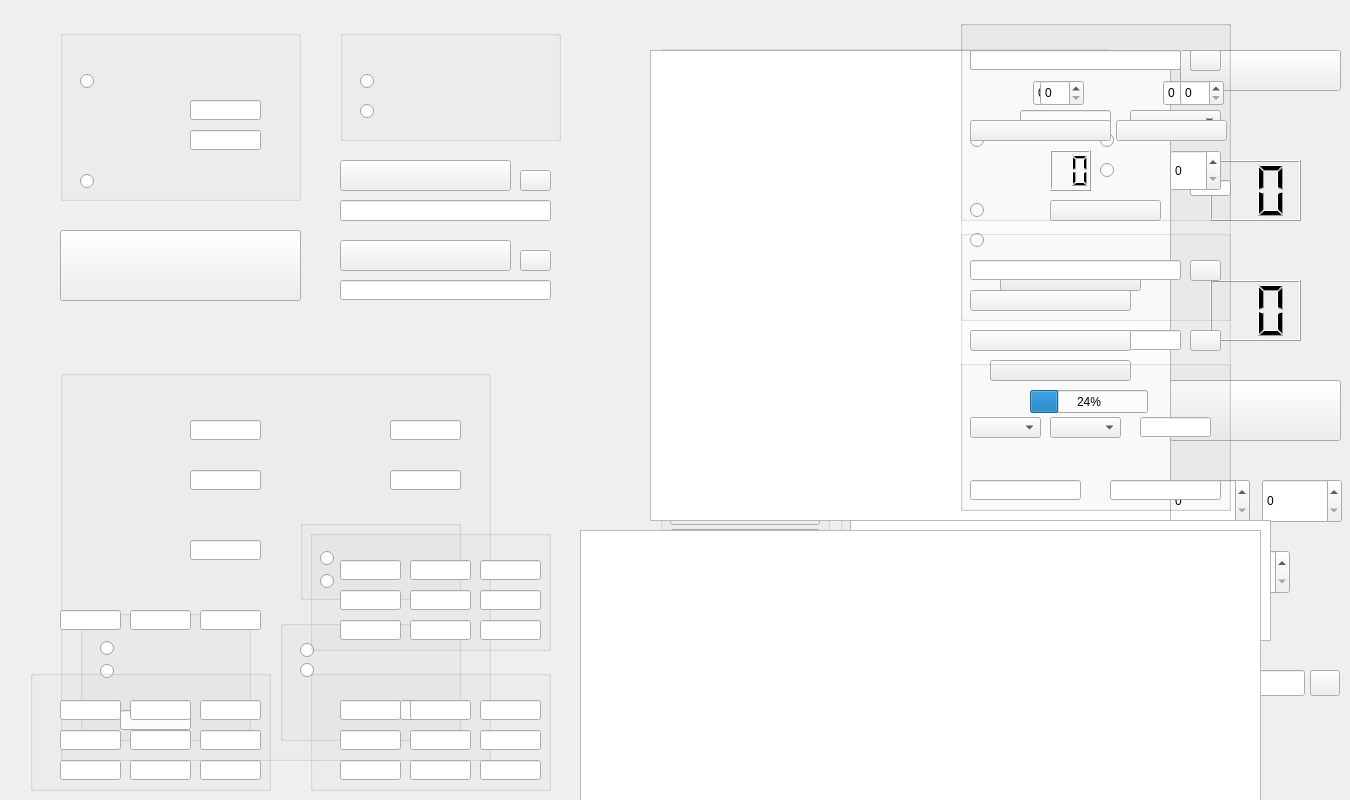
<?xml version="1.0" encoding="UTF-8"?>
<ui version="4.0">
  <class>Form</class>
<widget class="QWidget" name="Form">
  <property name="geometry"><rect><x>0</x><y>0</y><width>1350</width><height>800</height></rect></property>
  <widget class="QWidget" name="datos">
    <property name="minimumSize"><size><width>1350</width><height>800</height></size></property>
    <widget class="QFrame" name="frame_3">
      <property name="geometry"><rect><x>-1</x><y>430</y><width>631</width><height>381</height></rect></property>
      <widget class="QWidget" name="verticalLayoutWidget_2">
        <property name="geometry"><rect><x>10</x><y>30</y><width>611</width><height>351</height></rect></property>
        <layout class="QVBoxLayout" name="mpl_2"/>
      </widget>
    </widget>
    <widget class="QLabel" name="label_4">
      <property name="geometry"><rect><x>240</x><y>424</y><width>171</width><height>31</height></rect></property>
    </widget>
    <widget class="QLabel" name="label_3">
      <property name="geometry"><rect><x>240</x><y>10</y><width>141</width><height>31</height></rect></property>
    </widget>
    <widget class="QFrame" name="frame_2">
      <property name="geometry"><rect><x>0</x><y>10</y><width>631</width><height>401</height></rect></property>
      <widget class="QWidget" name="verticalLayoutWidget">
        <property name="geometry"><rect><x>10</x><y>30</y><width>611</width><height>371</height></rect></property>
        <layout class="QVBoxLayout" name="mpl_1"/>
      </widget>
    </widget>
    <widget class="QLabel" name="label">
      <property name="geometry"><rect><x>650</x><y>10</y><width>401</width><height>21</height></rect></property>
    </widget>
    <widget class="QFrame" name="frame_4">
      <property name="geometry"><rect><x>650</x><y>45</y><width>470</width><height>745</height></rect></property>
      <property name="minimumSize"><size><width>0</width><height>0</height></size></property>
      <property name="maximumSize"><size><width>470</width><height>745</height></size></property>
      <widget class="QGroupBox" name="groupBox_61">
        <property name="geometry"><rect><x>10</x><y>0</y><width>450</width><height>65</height></rect></property>
        <widget class="QLabel" name="label_169">
          <property name="geometry"><rect><x>15</x><y>25</y><width>95</width><height>20</height></rect></property>
        </widget>
        <widget class="QLineEdit" name="load_path_18">
          <property name="geometry"><rect><x>115</x><y>23</y><width>170</width><height>24</height></rect></property>
        </widget>
        <widget class="QPushButton" name="CONEXION_1">
          <property name="geometry"><rect><x>324</x><y>21</y><width>115</width><height>28</height></rect></property>
        </widget>
      </widget>
      <widget class="QTabWidget" name="tab_config">
        <property name="geometry"><rect><x>10</x><y>68</y><width>450</width><height>290</height></rect></property>
        <attribute name="title"><string>Modelo 2 Puntas (2P)</string></attribute>
        <widget class="QWidget" name="tab_2p">
          <widget class="QLabel" name="label_44">
            <property name="geometry"><rect><x>8</x><y>8</y><width>75</width><height>20</height></rect></property>
          </widget>
          <widget class="QLineEdit" name="f_inicial">
            <property name="geometry"><rect><x>88</x><y>6</y><width>95</width><height>24</height></rect></property>
          </widget>
          <widget class="QLabel" name="label_46">
            <property name="geometry"><rect><x>8</x><y>35</y><width>75</width><height>20</height></rect></property>
          </widget>
          <widget class="QLineEdit" name="f_final">
            <property name="geometry"><rect><x>88</x><y>33</y><width>95</width><height>24</height></rect></property>
          </widget>
          <widget class="QLabel" name="label_42">
            <property name="geometry"><rect><x>8</x><y>62</y><width>75</width><height>20</height></rect></property>
          </widget>
          <widget class="QLineEdit" name="n_puntos">
            <property name="geometry"><rect><x>88</x><y>60</y><width>95</width><height>24</height></rect></property>
          </widget>
          <widget class="QLabel" name="label_53">
            <property name="geometry"><rect><x>8</x><y>89</y><width>75</width><height>20</height></rect></property>
          </widget>
          <widget class="QLineEdit" name="vosc">
            <property name="geometry"><rect><x>88</x><y>87</y><width>95</width><height>24</height></rect></property>
          </widget>
          <widget class="QGroupBox" name="groupBox_shunt">
            <property name="geometry"><rect><x>5</x><y>114</y><width>190</width><height>130</height></rect></property>
            <widget class="QRadioButton" name="radioButton_autoshunt">
              <property name="geometry"><rect><x>8</x><y>18</y><width>170</width><height>20</height></rect></property>
            </widget>
            <widget class="QRadioButton" name="radioButton_shunt_fijo">
              <property name="geometry"><rect><x>8</x><y>38</y><width>170</width><height>20</height></rect></property>
            </widget>
            <widget class="QComboBox" name="comboBox_shunt_fijo">
              <property name="geometry"><rect><x>8</x><y>62</y><width>174</width><height>26</height></rect></property>
            </widget>
          </widget>
          <widget class="QLineEdit" name="shunt">
            <property name="visible"><bool>false</bool></property>
          </widget>
          <widget class="QGroupBox" name="groupBox">
            <property name="geometry"><rect><x>220</x><y>4</y><width>220</width><height>46</height></rect></property>
            <widget class="QRadioButton" name="radioButton_lineal">
              <property name="geometry"><rect><x>10</x><y>18</y><width>85</width><height>22</height></rect></property>
            </widget>
            <widget class="QRadioButton" name="radioButton_log">
              <property name="geometry"><rect><x>100</x><y>18</y><width>115</width><height>22</height></rect></property>
            </widget>
          </widget>
          <widget class="QGroupBox" name="groupBox_4">
            <property name="geometry"><rect><x>220</x><y>52</y><width>220</width><height>82</height></rect></property>
            <widget class="QRadioButton" name="radioButton_single">
              <property name="geometry"><rect><x>10</x><y>18</y><width>185</width><height>20</height></rect></property>
            </widget>
            <widget class="QRadioButton" name="radioButton_updown">
              <property name="geometry"><rect><x>10</x><y>38</y><width>185</width><height>20</height></rect></property>
            </widget>
            <widget class="QLabel" name="label_58">
              <property name="geometry"><rect><x>10</x><y>58</y><width>120</width><height>18</height></rect></property>
            </widget>
            <widget class="QLineEdit" name="n_ciclos">
              <property name="geometry"><rect><x>135</x><y>56</y><width>55</width><height>22</height></rect></property>
            </widget>
          </widget>
          <widget class="QGroupBox" name="groupBox_filtro">
            <property name="geometry"><rect><x>220</x><y>136</y><width>220</width><height>42</height></rect></property>
            <widget class="QRadioButton" name="radioButton_filtro_OFF">
              <property name="geometry"><rect><x>20</x><y>16</y><width>75</width><height>20</height></rect></property>
            </widget>
            <widget class="QRadioButton" name="radioButton_filtro_ON">
              <property name="geometry"><rect><x>110</x><y>16</y><width>75</width><height>20</height></rect></property>
            </widget>
          </widget>
          <widget class="QPushButton" name="CONFIGURAR">
            <property name="geometry"><rect><x>220</x><y>182</y><width>220</width><height>32</height></rect></property>
          </widget>
        </widget>
        <attribute name="title"><string>Modelo 4 Puntas (4P)</string></attribute>
        <widget class="QWidget" name="tab_4p">
          <widget class="QLabel" name="label_4p_info">
            <property name="geometry"><rect><x>20</x><y>40</y><width>380</width><height>80</height></rect></property>
          </widget>
        </widget>
      </widget>
      <widget class="QGroupBox" name="groupBox_2">
        <property name="geometry"><rect><x>10</x><y>366</y><width>170</width><height>250</height></rect></property>
        <widget class="QLabel" name="label_16">
          <property name="geometry"><rect><x>10</x><y>20</y><width>150</width><height>18</height></rect></property>
        </widget>
        <widget class="QComboBox" name="comboBox_trazaA">
          <property name="geometry"><rect><x>10</x><y>38</y><width>150</width><height>28</height></rect></property>
        </widget>
        <widget class="QLabel" name="label_17">
          <property name="geometry"><rect><x>10</x><y>68</y><width>150</width><height>18</height></rect></property>
        </widget>
        <widget class="QComboBox" name="comboBox_trazaB">
          <property name="geometry"><rect><x>10</x><y>86</y><width>150</width><height>28</height></rect></property>
        </widget>
        <widget class="QPushButton" name="REDRAW_MEASURE">
          <property name="geometry"><rect><x>10</x><y>118</y><width>150</width><height>46</height></rect></property>
        </widget>
        <widget class="QRadioButton" name="SMOOTH_ON">
          <property name="geometry"><rect><x>10</x><y>172</y><width>130</width><height>20</height></rect></property>
        </widget>
        <widget class="QRadioButton" name="SMOOTH_OFF">
          <property name="geometry"><rect><x>10</x><y>194</y><width>130</width><height>20</height></rect></property>
        </widget>
        <widget class="QLabel" name="label_60">
          <property name="geometry"><rect><x>10</x><y>218</y><width>100</width><height>20</height></rect></property>
        </widget>
        <widget class="QLineEdit" name="k_factor">
          <property name="geometry"><rect><x>112</x><y>217</y><width>45</width><height>22</height></rect></property>
        </widget>
      </widget>
      <widget class="QGroupBox" name="groupBox_18">
        <property name="geometry"><rect><x>190</x><y>366</y><width>270</width><height>142</height></rect></property>
        <widget class="QPushButton" name="LOAD_M">
          <property name="geometry"><rect><x>10</x><y>20</y><width>250</width><height>30</height></rect></property>
        </widget>
        <widget class="QLineEdit" name="load_path">
          <property name="geometry"><rect><x>10</x><y>53</y><width>225</width><height>26</height></rect></property>
        </widget>
        <widget class="QToolButton" name="toolButton_load">
          <property name="geometry"><rect><x>241</x><y>53</y><width>30</width><height>26</height></rect></property>
        </widget>
        <widget class="QPushButton" name="SAVE_M">
          <property name="geometry"><rect><x>10</x><y>82</y><width>250</width><height>30</height></rect></property>
        </widget>
        <widget class="QLineEdit" name="save_path">
          <property name="geometry"><rect><x>10</x><y>112</y><width>225</width><height>26</height></rect></property>
        </widget>
        <widget class="QToolButton" name="toolButton_save">
          <property name="geometry"><rect><x>241</x><y>112</y><width>30</width><height>26</height></rect></property>
        </widget>
      </widget>
      <widget class="QPushButton" name="MEDIR">
        <property name="geometry"><rect><x>190</x><y>522</y><width>270</width><height>44</height></rect></property>
      </widget>
      <widget class="QProgressBar" name="progressBar">
        <property name="geometry"><rect><x>190</x><y>574</y><width>270</width><height>24</height></rect></property>
        <property name="value"><number>0</number></property>
      </widget>
      <widget class="QTextBrowser" name="textBrowser">
        <property name="geometry"><rect><x>10</x><y>634</y><width>450</width><height>124</height></rect></property>
      </widget>
    </widget>
    <widget class="QPushButton" name="SAVE_cfg">
      <property name="geometry"><rect><x>1180</x><y>50</y><width>161</width><height>41</height></rect></property>
    </widget>
    <widget class="QLCDNumber" name="last_medida">
      <property name="geometry"><rect><x>1210</x><y>280</y><width>91</width><height>61</height></rect></property>
      <property name="digitCount"><number>2</number></property>
    </widget>
    <widget class="QLCDNumber" name="last_pollo">
      <property name="geometry"><rect><x>1210</x><y>160</y><width>91</width><height>61</height></rect></property>
      <property name="digitCount"><number>2</number></property>
    </widget>
    <widget class="QPushButton" name="SAVE_DB">
      <property name="geometry"><rect><x>1170</x><y>380</y><width>171</width><height>61</height></rect></property>
    </widget>
    <widget class="QLineEdit" name="load_path_db">
      <property name="geometry"><rect><x>1170</x><y>670</y><width>135</width><height>26</height></rect></property>
    </widget>
    <widget class="QToolButton" name="toolButton_load_db">
      <property name="geometry"><rect><x>1310</x><y>670</y><width>30</width><height>26</height></rect></property>
    </widget>
    <widget class="QSpinBox" name="spinBox_pollo_db">
      <property name="geometry"><rect><x>1170</x><y>479</y><width>80</width><height>44</height></rect></property>
    </widget>
    <widget class="QSpinBox" name="spinBox_medida_db">
      <property name="geometry"><rect><x>1262</x><y>479</y><width>80</width><height>44</height></rect></property>
      <property name="maximum"><number>19</number></property>
    </widget>
    <widget class="QLabel" name="label_36">
      <property name="geometry"><rect><x>1170</x><y>640</y><width>171</width><height>20</height></rect></property>
    </widget>
    <widget class="QLabel" name="label_37">
      <property name="geometry"><rect><x>1190</x><y>130</y><width>141</width><height>20</height></rect></property>
    </widget>
    <widget class="QLabel" name="label_38">
      <property name="geometry"><rect><x>1190</x><y>250</y><width>151</width><height>20</height></rect></property>
    </widget>
    <widget class="QLabel" name="label_39">
      <property name="geometry"><rect><x>1170</x><y>459</y><width>71</width><height>20</height></rect></property>
    </widget>
    <widget class="QLabel" name="label_40">
      <property name="geometry"><rect><x>1262</x><y>459</y><width>71</width><height>20</height></rect></property>
    </widget>
    <widget class="QSpinBox" name="spinBox_pollo_db_2">
      <property name="geometry"><rect><x>1210</x><y>550</y><width>80</width><height>44</height></rect></property>
      <property name="maximum"><number>99</number></property>
      <property name="minimum"><number>0</number></property>
    </widget>
    <widget class="QLabel" name="label_41">
      <property name="geometry"><rect><x>1210</x><y>530</y><width>81</width><height>20</height></rect></property>
    </widget>
  </widget>
  <widget class="QWidget" name="calibracion">
    <property name="minimumSize"><size><width>1260</width><height>800</height></size></property>
    <widget class="QPushButton" name="GO_CAL">
      <property name="geometry"><rect><x>60</x><y>230</y><width>241</width><height>71</height></rect></property>
    </widget>
    <widget class="QPushButton" name="SAVE_CAL">
      <property name="geometry"><rect><x>340</x><y>160</y><width>171</width><height>31</height></rect></property>
    </widget>
    <widget class="QGroupBox" name="groupBox_5">
      <property name="geometry"><rect><x>60</x><y>30</y><width>241</width><height>171</height></rect></property>
      <widget class="QRadioButton" name="radioButton_config_cal_2">
        <property name="geometry"><rect><x>20</x><y>140</y><width>161</width><height>23</height></rect></property>
      </widget>
      <widget class="QRadioButton" name="radioButton_config_cal_1">
        <property name="geometry"><rect><x>20</x><y>40</y><width>201</width><height>23</height></rect></property>
      </widget>
      <widget class="QLabel" name="label_18">
        <property name="geometry"><rect><x>40</x><y>70</y><width>91</width><height>20</height></rect></property>
      </widget>
      <widget class="QLineEdit" name="c_load">
        <property name="geometry"><rect><x>130</x><y>70</y><width>71</width><height>20</height></rect></property>
      </widget>
      <widget class="QLabel" name="label_19">
        <property name="geometry"><rect><x>40</x><y>100</y><width>81</width><height>20</height></rect></property>
      </widget>
      <widget class="QLineEdit" name="g_load">
        <property name="geometry"><rect><x>130</x><y>100</y><width>71</width><height>20</height></rect></property>
      </widget>
    </widget>
    <widget class="QGroupBox" name="groupBox_6">
      <property name="geometry"><rect><x>340</x><y>30</y><width>221</width><height>111</height></rect></property>
      <widget class="QRadioButton" name="radioButton_pto_cal_usuario">
        <property name="geometry"><rect><x>20</x><y>70</y><width>161</width><height>23</height></rect></property>
      </widget>
      <widget class="QRadioButton" name="radioButton_pto_cal_medidor">
        <property name="geometry"><rect><x>20</x><y>40</y><width>131</width><height>23</height></rect></property>
      </widget>
    </widget>
    <widget class="QPushButton" name="LOAD_CAL">
      <property name="geometry"><rect><x>340</x><y>240</y><width>171</width><height>31</height></rect></property>
    </widget>
    <widget class="QToolButton" name="toolButton_load_2">
      <property name="geometry"><rect><x>520</x><y>250</y><width>31</width><height>21</height></rect></property>
    </widget>
    <widget class="QLineEdit" name="load_path_2">
      <property name="geometry"><rect><x>340</x><y>280</y><width>211</width><height>20</height></rect></property>
    </widget>
    <widget class="QLineEdit" name="save_path_2">
      <property name="geometry"><rect><x>340</x><y>200</y><width>211</width><height>21</height></rect></property>
    </widget>
    <widget class="QToolButton" name="toolButton_save_2">
      <property name="geometry"><rect><x>520</x><y>170</y><width>31</width><height>21</height></rect></property>
    </widget>
    <widget class="QTextBrowser" name="textBrowser_2">
      <property name="geometry"><rect><x>650</x><y>50</y><width>521</width><height>471</height></rect></property>
    </widget>
    <widget class="QGroupBox" name="groupBox_14">
      <property name="geometry"><rect><x>60</x><y>370</y><width>431</width><height>391</height></rect></property>
      <widget class="QLineEdit" name="f_inicial_2">
        <property name="geometry"><rect><x>130</x><y>50</y><width>71</width><height>20</height></rect></property>
      </widget>
      <widget class="QLineEdit" name="n_puntos_2">
        <property name="geometry"><rect><x>130</x><y>100</y><width>71</width><height>20</height></rect></property>
      </widget>
      <widget class="QLabel" name="label_45">
        <property name="geometry"><rect><x>20</x><y>90</y><width>101</width><height>20</height></rect></property>
      </widget>
      <widget class="QLabel" name="label_47">
        <property name="geometry"><rect><x>20</x><y>50</y><width>101</width><height>16</height></rect></property>
      </widget>
      <widget class="QLabel" name="label_48">
        <property name="geometry"><rect><x>240</x><y>50</y><width>91</width><height>16</height></rect></property>
      </widget>
      <widget class="QLineEdit" name="f_final_2">
        <property name="geometry"><rect><x>330</x><y>50</y><width>71</width><height>20</height></rect></property>
      </widget>
      <widget class="QLabel" name="label_49">
        <property name="geometry"><rect><x>240</x><y>90</y><width>101</width><height>20</height></rect></property>
      </widget>
      <widget class="QLineEdit" name="shunt_2">
        <property name="geometry"><rect><x>330</x><y>100</y><width>71</width><height>20</height></rect></property>
      </widget>
      <widget class="QLabel" name="label_54">
        <property name="geometry"><rect><x>40</x><y>110</y><width>101</width><height>20</height></rect></property>
      </widget>
      <widget class="QLabel" name="label_55">
        <property name="geometry"><rect><x>260</x><y>110</y><width>41</width><height>20</height></rect></property>
      </widget>
      <widget class="QLabel" name="label_56">
        <property name="geometry"><rect><x>40</x><y>184</y><width>101</width><height>20</height></rect></property>
      </widget>
      <widget class="QLabel" name="label_57">
        <property name="geometry"><rect><x>20</x><y>164</y><width>101</width><height>20</height></rect></property>
      </widget>
      <widget class="QLineEdit" name="vosc_2">
        <property name="geometry"><rect><x>130</x><y>170</y><width>71</width><height>20</height></rect></property>
      </widget>
      <widget class="QGroupBox" name="groupBox_8">
        <property name="geometry"><rect><x>240</x><y>150</y><width>161</width><height>80</height></rect></property>
        <widget class="QRadioButton" name="radioButton_lineal_2">
          <property name="geometry"><rect><x>20</x><y>27</y><width>111</width><height>23</height></rect></property>
        </widget>
        <widget class="QRadioButton" name="radioButton_log_2">
          <property name="geometry"><rect><x>20</x><y>50</y><width>111</width><height>23</height></rect></property>
        </widget>
      </widget>
      <widget class="QGroupBox" name="groupBox_9">
        <property name="geometry"><rect><x>20</x><y>240</y><width>171</width><height>131</height></rect></property>
        <widget class="QRadioButton" name="radioButton_DC_OFF_2">
          <property name="geometry"><rect><x>20</x><y>50</y><width>111</width><height>23</height></rect></property>
        </widget>
        <widget class="QRadioButton" name="radioButton_DC_ON_2">
          <property name="geometry"><rect><x>20</x><y>27</y><width>111</width><height>23</height></rect></property>
        </widget>
        <widget class="QLabel" name="label_21">
          <property name="geometry"><rect><x>10</x><y>76</y><width>141</width><height>20</height></rect></property>
        </widget>
        <widget class="QLineEdit" name="nivel_DC_2">
          <property name="geometry"><rect><x>40</x><y>100</y><width>71</width><height>20</height></rect></property>
        </widget>
      </widget>
      <widget class="QGroupBox" name="groupBox_7">
        <property name="geometry"><rect><x>220</x><y>250</y><width>181</width><height>121</height></rect></property>
        <widget class="QRadioButton" name="radioButton_Corre_2">
          <property name="geometry"><rect><x>20</x><y>20</y><width>111</width><height>21</height></rect></property>
        </widget>
        <widget class="QRadioButton" name="radioButton_F_Corre_2">
          <property name="geometry"><rect><x>20</x><y>40</y><width>151</width><height>21</height></rect></property>
        </widget>
        <widget class="QLabel" name="label_59">
          <property name="geometry"><rect><x>0</x><y>80</y><width>121</width><height>16</height></rect></property>
        </widget>
        <widget class="QLineEdit" name="n_ciclos_2">
          <property name="geometry"><rect><x>120</x><y>80</y><width>41</width><height>20</height></rect></property>
        </widget>
      </widget>
    </widget>
  </widget>
  <widget class="QWidget" name="analisis">
    <property name="minimumSize"><size><width>1260</width><height>800</height></size></property>
    <widget class="QFrame" name="frame_14">
      <property name="geometry"><rect><x>20</x><y>20</y><width>1261</width><height>511</height></rect></property>
      <widget class="QWidget" name="verticalLayoutWidget_11">
        <property name="geometry"><rect><x>0</x><y>10</y><width>921</width><height>481</height></rect></property>
        <layout class="QVBoxLayout" name="mpl_4"/>
      </widget>
      <widget class="QGroupBox" name="groupBox_60">
        <property name="geometry"><rect><x>940</x><y>0</y><width>271</width><height>491</height></rect></property>
        <widget class="QLineEdit" name="load_path_17">
          <property name="geometry"><rect><x>10</x><y>30</y><width>211</width><height>20</height></rect></property>
        </widget>
        <widget class="QToolButton" name="toolButton_load_17">
          <property name="geometry"><rect><x>230</x><y>30</y><width>31</width><height>21</height></rect></property>
        </widget>
        <widget class="QSpinBox" name="spinBox_pollo_6">
          <property name="geometry"><rect><x>73</x><y>60</y><width>51</width><height>26</height></rect></property>
          <property name="maximum"><number>9999</number></property>
        </widget>
        <widget class="QLabel" name="label_167">
          <property name="geometry"><rect><x>10</x><y>60</y><width>67</width><height>21</height></rect></property>
        </widget>
        <widget class="QLabel" name="label_168">
          <property name="geometry"><rect><x>150</x><y>60</y><width>67</width><height>17</height></rect></property>
        </widget>
        <widget class="QSpinBox" name="spinBox_medida_6">
          <property name="geometry"><rect><x>203</x><y>60</y><width>61</width><height>26</height></rect></property>
          <property name="maximum"><number>9999</number></property>
        </widget>
        <widget class="QPushButton" name="VER_ANALISIS">
          <property name="geometry"><rect><x>40</x><y>250</y><width>141</width><height>21</height></rect></property>
        </widget>
        <widget class="QComboBox" name="comboBox_trazaA_4">
          <property name="geometry"><rect><x>170</x><y>90</y><width>91</width><height>21</height></rect></property>
        </widget>
        <widget class="QRadioButton" name="radioButton_tipoanalisis_3">
          <property name="geometry"><rect><x>10</x><y>180</y><width>95</width><height>20</height></rect></property>
        </widget>
        <widget class="QRadioButton" name="SMOOTH_ON_2">
          <property name="geometry"><rect><x>140</x><y>140</y><width>111</width><height>20</height></rect></property>
        </widget>
        <widget class="QRadioButton" name="SMOOTH_OFF_2">
          <property name="geometry"><rect><x>140</x><y>180</y><width>111</width><height>20</height></rect></property>
        </widget>
        <widget class="QLabel" name="label_61">
          <property name="geometry"><rect><x>140</x><y>160</y><width>121</width><height>16</height></rect></property>
        </widget>
        <widget class="QLineEdit" name="k_factor_2">
          <property name="geometry"><rect><x>230</x><y>160</y><width>41</width><height>16</height></rect></property>
        </widget>
        <widget class="QPushButton" name="GUARDAR_EXCEL">
          <property name="geometry"><rect><x>30</x><y>340</y><width>141</width><height>21</height></rect></property>
        </widget>
        <widget class="QLineEdit" name="save_path_19">
          <property name="geometry"><rect><x>10</x><y>310</y><width>211</width><height>20</height></rect></property>
        </widget>
        <widget class="QToolButton" name="toolButton_load_18">
          <property name="geometry"><rect><x>230</x><y>310</y><width>31</width><height>21</height></rect></property>
        </widget>
        <widget class="QProgressBar" name="progressBar_2">
          <property name="geometry"><rect><x>70</x><y>370</y><width>118</width><height>23</height></rect></property>
          <property name="value"><number>24</number></property>
        </widget>
        <widget class="QLineEdit" name="load_path_19">
          <property name="geometry"><rect><x>60</x><y>90</y><width>91</width><height>20</height></rect></property>
        </widget>
        <widget class="QLabel" name="label_170">
          <property name="geometry"><rect><x>10</x><y>90</y><width>67</width><height>21</height></rect></property>
        </widget>
        <widget class="QRadioButton" name="RANGO_MEDIDA">
          <property name="geometry"><rect><x>140</x><y>110</y><width>111</width><height>20</height></rect></property>
        </widget>
        <widget class="QRadioButton" name="RANGO_OBJETO">
          <property name="geometry"><rect><x>10</x><y>110</y><width>111</width><height>20</height></rect></property>
        </widget>
        <widget class="QRadioButton" name="radioButton_tipoanalisis_4">
          <property name="geometry"><rect><x>10</x><y>210</y><width>141</width><height>20</height></rect></property>
        </widget>
      </widget>
    </widget>
    <widget class="QTextBrowser" name="textBrowser_4">
      <property name="geometry"><rect><x>850</x><y>520</y><width>421</width><height>121</height></rect></property>
    </widget>
    <widget class="QLabel" name="label_161">
      <property name="geometry"><rect><x>370</x><y>0</y><width>191</width><height>31</height></rect></property>
    </widget>
  </widget>
  <widget class="QWidget" name="fit">
    <property name="minimumSize"><size><width>1260</width><height>800</height></size></property>
    <widget class="QFrame" name="frame_5">
      <property name="geometry"><rect><x>0</x><y>10</y><width>1261</width><height>511</height></rect></property>
      <widget class="QWidget" name="verticalLayoutWidget_3">
        <property name="geometry"><rect><x>10</x><y>20</y><width>921</width><height>481</height></rect></property>
        <layout class="QVBoxLayout" name="mpl_3"/>
      </widget>
      <widget class="QLabel" name="label_5">
        <property name="geometry"><rect><x>310</x><y>0</y><width>191</width><height>31</height></rect></property>
      </widget>
      <widget class="QPushButton" name="AJUSTA">
        <property name="geometry"><rect><x>970</x><y>320</y><width>161</width><height>21</height></rect></property>
      </widget>
      <widget class="QGroupBox" name="groupBox_16">
        <property name="geometry"><rect><x>960</x><y>350</y><width>271</width><height>151</height></rect></property>
        <widget class="QComboBox" name="comboBox_mag_fit">
          <property name="geometry"><rect><x>10</x><y>57</y><width>71</width><height>21</height></rect></property>
        </widget>
        <widget class="QLineEdit" name="n_func">
          <property name="geometry"><rect><x>180</x><y>57</y><width>71</width><height>20</height></rect></property>
        </widget>
        <widget class="QLabel" name="label_35">
          <property name="geometry"><rect><x>90</x><y>30</y><width>111</width><height>21</height></rect></property>
        </widget>
        <widget class="QLabel" name="label_31">
          <property name="geometry"><rect><x>170</x><y>29</y><width>101</width><height>20</height></rect></property>
        </widget>
        <widget class="QLabel" name="label_22">
          <property name="geometry"><rect><x>10</x><y>30</y><width>111</width><height>20</height></rect></property>
        </widget>
        <widget class="QComboBox" name="comboBox_fit_alg">
          <property name="geometry"><rect><x>90</x><y>57</y><width>71</width><height>21</height></rect></property>
        </widget>
        <widget class="QLabel" name="label_27">
          <property name="geometry"><rect><x>10</x><y>90</y><width>191</width><height>21</height></rect></property>
        </widget>
        <widget class="QLineEdit" name="f_high">
          <property name="geometry"><rect><x>150</x><y>120</y><width>111</width><height>20</height></rect></property>
        </widget>
        <widget class="QLineEdit" name="f_low">
          <property name="geometry"><rect><x>10</x><y>120</y><width>111</width><height>20</height></rect></property>
        </widget>
      </widget>
      <widget class="QLabel" name="label_7">
        <property name="geometry"><rect><x>970</x><y>440</y><width>251</width><height>51</height></rect></property>
      </widget>
      <widget class="QGroupBox" name="groupBox_10">
        <property name="geometry"><rect><x>960</x><y>220</y><width>271</width><height>91</height></rect></property>
        <widget class="QLineEdit" name="load_path_3">
          <property name="geometry"><rect><x>10</x><y>30</y><width>211</width><height>20</height></rect></property>
        </widget>
        <widget class="QPushButton" name="LOAD_fit_data">
          <property name="geometry"><rect><x>10</x><y>60</y><width>161</width><height>21</height></rect></property>
        </widget>
        <widget class="QToolButton" name="toolButton_load_3">
          <property name="geometry"><rect><x>230</x><y>30</y><width>31</width><height>21</height></rect></property>
        </widget>
      </widget>
      <widget class="QGroupBox" name="groupBox_17">
        <property name="geometry"><rect><x>960</x><y>10</y><width>271</width><height>201</height></rect></property>
        <widget class="QLineEdit" name="load_path_4">
          <property name="geometry"><rect><x>10</x><y>30</y><width>211</width><height>20</height></rect></property>
        </widget>
        <widget class="QToolButton" name="toolButton_load_4">
          <property name="geometry"><rect><x>230</x><y>30</y><width>31</width><height>21</height></rect></property>
        </widget>
        <widget class="QSpinBox" name="spinBox_pollo">
          <property name="geometry"><rect><x>80</x><y>60</y><width>44</width><height>26</height></rect></property>
        </widget>
        <widget class="QLabel" name="label_8">
          <property name="geometry"><rect><x>20</x><y>60</y><width>67</width><height>17</height></rect></property>
        </widget>
        <widget class="QLabel" name="label_9">
          <property name="geometry"><rect><x>150</x><y>60</y><width>67</width><height>17</height></rect></property>
        </widget>
        <widget class="QSpinBox" name="spinBox_medida">
          <property name="geometry"><rect><x>220</x><y>60</y><width>44</width><height>26</height></rect></property>
        </widget>
        <widget class="QPushButton" name="LOAD_fit_data_2">
          <property name="geometry"><rect><x>10</x><y>100</y><width>141</width><height>21</height></rect></property>
        </widget>
        <widget class="QPushButton" name="SAVE_fit">
          <property name="geometry"><rect><x>156</x><y>100</y><width>111</width><height>21</height></rect></property>
        </widget>
        <widget class="QPushButton" name="SAVE_fit_2">
          <property name="geometry"><rect><x>90</x><y>180</y><width>111</width><height>21</height></rect></property>
        </widget>
        <widget class="QSpinBox" name="spinBox_pollo_db_3">
          <property name="geometry"><rect><x>210</x><y>130</y><width>51</width><height>41</height></rect></property>
          <property name="maximum"><number>99</number></property>
          <property name="minimum"><number>0</number></property>
        </widget>
        <widget class="QLabel" name="label_64">
          <property name="geometry"><rect><x>150</x><y>130</y><width>61</width><height>31</height></rect></property>
        </widget>
        <widget class="QLabel" name="label_63">
          <property name="geometry"><rect><x>20</x><y>150</y><width>61</width><height>31</height></rect></property>
        </widget>
        <widget class="QLabel" name="label_65">
          <property name="geometry"><rect><x>150</x><y>150</y><width>61</width><height>31</height></rect></property>
        </widget>
      </widget>
      <widget class="QLCDNumber" name="last_medida_2">
        <property name="geometry"><rect><x>1050</x><y>140</y><width>41</width><height>41</height></rect></property>
        <property name="digitCount"><number>2</number></property>
      </widget>
    </widget>
    <widget class="QGroupBox" name="groupBox_11">
      <property name="geometry"><rect><x>30</x><y>670</y><width>241</width><height>121</height></rect></property>
      <widget class="QLabel" name="label_24">
        <property name="geometry"><rect><x>10</x><y>30</y><width>31</width><height>20</height></rect></property>
      </widget>
      <widget class="QLineEdit" name="param_B1">
        <property name="geometry"><rect><x>100</x><y>30</y><width>61</width><height>20</height></rect></property>
      </widget>
      <widget class="QLabel" name="label_25">
        <property name="geometry"><rect><x>10</x><y>60</y><width>31</width><height>20</height></rect></property>
      </widget>
      <widget class="QLineEdit" name="param_C1">
        <property name="geometry"><rect><x>100</x><y>60</y><width>61</width><height>20</height></rect></property>
      </widget>
      <widget class="QLineEdit" name="param_D1">
        <property name="geometry"><rect><x>100</x><y>90</y><width>61</width><height>20</height></rect></property>
      </widget>
      <widget class="QLabel" name="label_26">
        <property name="geometry"><rect><x>10</x><y>90</y><width>31</width><height>20</height></rect></property>
      </widget>
      <widget class="QLineEdit" name="param_C1_L">
        <property name="geometry"><rect><x>30</x><y>60</y><width>61</width><height>20</height></rect></property>
      </widget>
      <widget class="QLineEdit" name="param_D1_L">
        <property name="geometry"><rect><x>30</x><y>90</y><width>61</width><height>20</height></rect></property>
      </widget>
      <widget class="QLineEdit" name="param_B1_L">
        <property name="geometry"><rect><x>30</x><y>30</y><width>61</width><height>20</height></rect></property>
      </widget>
      <widget class="QLineEdit" name="param_B1_H">
        <property name="geometry"><rect><x>170</x><y>30</y><width>61</width><height>20</height></rect></property>
      </widget>
      <widget class="QLineEdit" name="param_D1_H">
        <property name="geometry"><rect><x>170</x><y>90</y><width>61</width><height>20</height></rect></property>
      </widget>
      <widget class="QLineEdit" name="param_C1_H">
        <property name="geometry"><rect><x>170</x><y>60</y><width>61</width><height>20</height></rect></property>
      </widget>
    </widget>
    <widget class="QGroupBox" name="groupBox_15">
      <property name="geometry"><rect><x>310</x><y>670</y><width>241</width><height>121</height></rect></property>
      <widget class="QLabel" name="label_32">
        <property name="geometry"><rect><x>10</x><y>30</y><width>21</width><height>20</height></rect></property>
      </widget>
      <widget class="QLineEdit" name="param_B3">
        <property name="geometry"><rect><x>100</x><y>30</y><width>61</width><height>20</height></rect></property>
      </widget>
      <widget class="QLabel" name="label_33">
        <property name="geometry"><rect><x>10</x><y>60</y><width>31</width><height>20</height></rect></property>
      </widget>
      <widget class="QLineEdit" name="param_C3">
        <property name="geometry"><rect><x>100</x><y>60</y><width>61</width><height>20</height></rect></property>
      </widget>
      <widget class="QLineEdit" name="param_D3">
        <property name="geometry"><rect><x>100</x><y>90</y><width>61</width><height>20</height></rect></property>
      </widget>
      <widget class="QLabel" name="label_34">
        <property name="geometry"><rect><x>10</x><y>90</y><width>31</width><height>20</height></rect></property>
      </widget>
      <widget class="QLineEdit" name="param_B3_L">
        <property name="geometry"><rect><x>30</x><y>30</y><width>61</width><height>20</height></rect></property>
      </widget>
      <widget class="QLineEdit" name="param_B3_H">
        <property name="geometry"><rect><x>170</x><y>30</y><width>61</width><height>20</height></rect></property>
      </widget>
      <widget class="QLineEdit" name="param_C3_H">
        <property name="geometry"><rect><x>170</x><y>60</y><width>61</width><height>20</height></rect></property>
      </widget>
      <widget class="QLineEdit" name="param_C3_L">
        <property name="geometry"><rect><x>30</x><y>60</y><width>61</width><height>20</height></rect></property>
      </widget>
      <widget class="QLineEdit" name="param_D3_H">
        <property name="geometry"><rect><x>170</x><y>90</y><width>61</width><height>20</height></rect></property>
      </widget>
      <widget class="QLineEdit" name="param_D3_L">
        <property name="geometry"><rect><x>30</x><y>90</y><width>61</width><height>20</height></rect></property>
      </widget>
    </widget>
    <widget class="QTextBrowser" name="textBrowser_3">
      <property name="geometry"><rect><x>580</x><y>530</y><width>681</width><height>271</height></rect></property>
    </widget>
    <widget class="QLabel" name="label_6">
      <property name="geometry"><rect><x>40</x><y>540</y><width>231</width><height>41</height></rect></property>
    </widget>
    <widget class="QGroupBox" name="groupBox_12">
      <property name="geometry"><rect><x>310</x><y>530</y><width>241</width><height>121</height></rect></property>
      <widget class="QLabel" name="label_28">
        <property name="geometry"><rect><x>10</x><y>30</y><width>21</width><height>20</height></rect></property>
      </widget>
      <widget class="QLineEdit" name="param_B2">
        <property name="geometry"><rect><x>100</x><y>30</y><width>61</width><height>20</height></rect></property>
      </widget>
      <widget class="QLabel" name="label_29">
        <property name="geometry"><rect><x>10</x><y>60</y><width>21</width><height>20</height></rect></property>
      </widget>
      <widget class="QLineEdit" name="param_C2">
        <property name="geometry"><rect><x>100</x><y>60</y><width>61</width><height>20</height></rect></property>
      </widget>
      <widget class="QLineEdit" name="param_D2">
        <property name="geometry"><rect><x>100</x><y>90</y><width>61</width><height>20</height></rect></property>
      </widget>
      <widget class="QLabel" name="label_30">
        <property name="geometry"><rect><x>10</x><y>90</y><width>21</width><height>20</height></rect></property>
      </widget>
      <widget class="QLineEdit" name="param_C2_L">
        <property name="geometry"><rect><x>30</x><y>60</y><width>61</width><height>20</height></rect></property>
      </widget>
      <widget class="QLineEdit" name="param_B2_L">
        <property name="geometry"><rect><x>30</x><y>30</y><width>61</width><height>20</height></rect></property>
      </widget>
      <widget class="QLineEdit" name="param_D2_L">
        <property name="geometry"><rect><x>30</x><y>90</y><width>61</width><height>20</height></rect></property>
      </widget>
      <widget class="QLineEdit" name="param_B2_H">
        <property name="geometry"><rect><x>170</x><y>30</y><width>61</width><height>20</height></rect></property>
      </widget>
      <widget class="QLineEdit" name="param_D2_H">
        <property name="geometry"><rect><x>170</x><y>90</y><width>61</width><height>20</height></rect></property>
      </widget>
      <widget class="QLineEdit" name="param_C2_H">
        <property name="geometry"><rect><x>170</x><y>60</y><width>61</width><height>20</height></rect></property>
      </widget>
    </widget>
    <widget class="QLabel" name="label_23">
      <property name="geometry"><rect><x>40</x><y>610</y><width>31</width><height>20</height></rect></property>
    </widget>
    <widget class="QLineEdit" name="param_A1">
      <property name="geometry"><rect><x>130</x><y>610</y><width>61</width><height>20</height></rect></property>
    </widget>
    <widget class="QLineEdit" name="param_A1_H">
      <property name="geometry"><rect><x>200</x><y>610</y><width>61</width><height>20</height></rect></property>
    </widget>
    <widget class="QLineEdit" name="param_A1_L">
      <property name="geometry"><rect><x>60</x><y>610</y><width>61</width><height>20</height></rect></property>
    </widget>
    <widget class="QLabel" name="label_62">
      <property name="geometry"><rect><x>980</x><y>150</y><width>61</width><height>31</height></rect></property>
    </widget>
  </widget>
</widget>
  <resources/>
  <connections/>
</ui>
